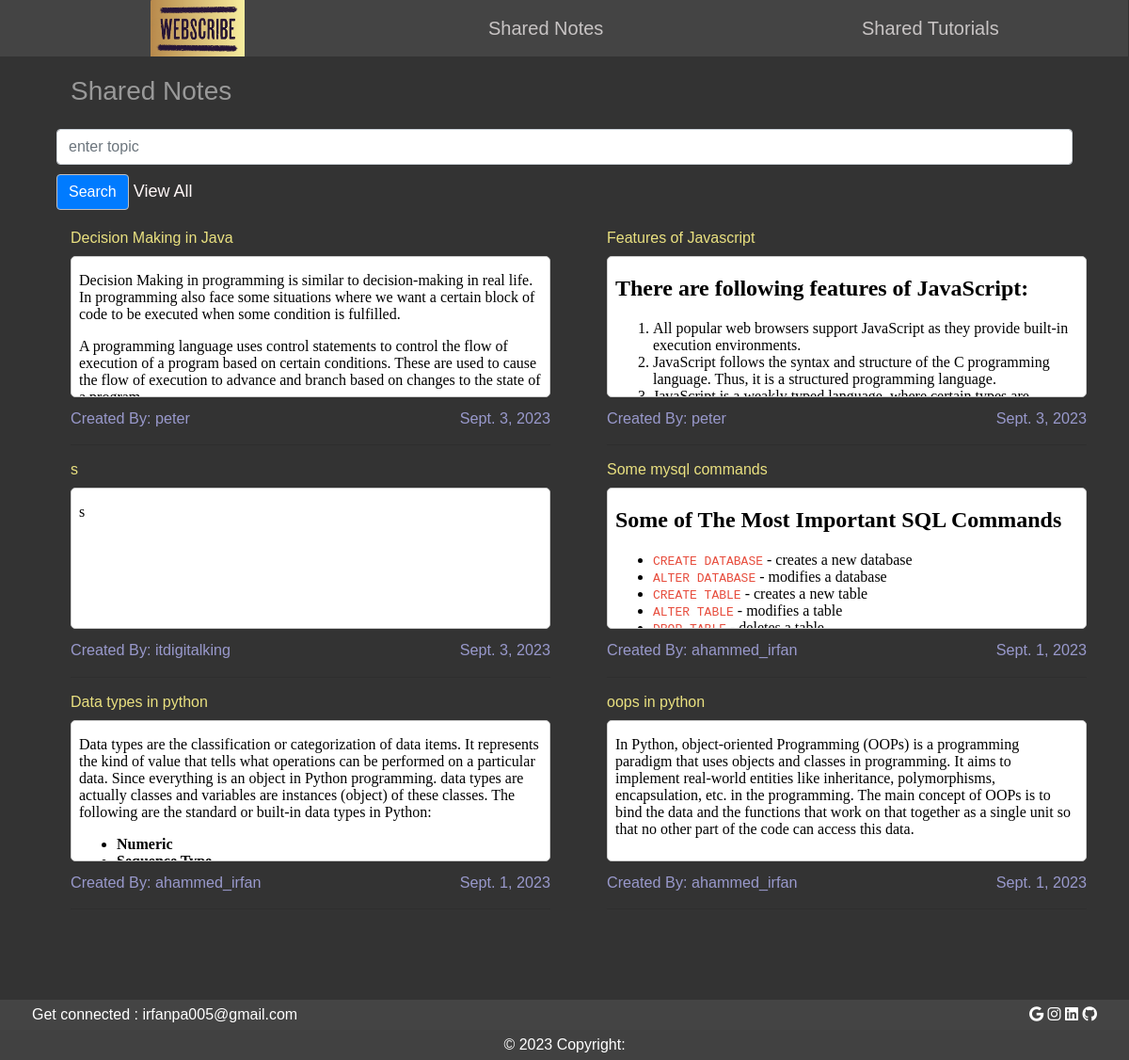
/shared_notes/, run on the app's committed database.
### notes/models.py (models this page shows, shortened)
class Note(models.Model):
    title = models.CharField(max_length=200)
    content = RichTextField()
    created_at = models.DateField(default=timezone.now)
    noteowner = models.ForeignKey(User, on_delete=models.SET_NULL,null=True,default=None, related_name='allNote')
    is_shared = models.BooleanField(default=False)

### userApp/models.py (models this page shows)
class User(AbstractUser):
    objects = CustomUserManager()
    def __str__(self):
        return self.username

### userApp/views.py (the view)
# urls.py: path('shared_notes/',views.shared_notes, name="sharedNotes"),
def shared_notes(request):
    search_keyword = request.POST.get('searchnote','')
    if request.method =='POST':
        if search_keyword:
            notes = Note.objects.filter(title__icontains = search_keyword).order_by('-created_at')
    else:
        notes = Note.objects.filter(is_shared=True).order_by('-created_at')
    paginator_n = Paginator(notes,10)
    page_no_n = request.GET.get('page')
    single_page_notes = paginator_n.get_page(page_no_n)
    return render(request, 'sharednotes.html',{'notes':single_page_notes,'search_keyword':search_keyword})

### templates/sharednotes.html (shortened to what this page needs)
{% extends 'indexbase.html' %}
{% load static %}
{% block extra_styles %}
    <link rel="stylesheet" href="{% static 'css/index.css' %}">
    <link rel="stylesheet" href="{% static 'css/shared_note_tut.css' %}">
{% endblock %}
{% block body %}
<main>
    <div class="container">
        <h3 class="tm-media-body">Shared Notes</h3>
        <div class="form-section">
            <form action="" method="POST">
                <input type="text" placeholder="enter topic" class="form-control" name="searchnote" required>
                <input type="submit" value="Search" class="btn btn-primary">
                <a href="{% url 'userApp:sharedNotes'%}">View All</a>
            </form>
        </div>
        <div class="row">
            {% if notes %}
            {% for note in notes %}
            <div class="col-lg-6">
                <div class="tm-media">
                    <div class="tm-media-body">
                        <h6><a href="{% url 'userApp:viewNote' note.pk %}" class="tm-text-title">{{note.title}}</a></h6>
                        <div id="iframe-container">
                            <iframe id="iframe-content" frameborder="0" srcdoc="{{note.content}}" style="padding: 0;"></iframe>
                            <a id="iframe-href" href="{% url 'userApp:viewNote' note.pk %}"></a>
                        </div>
                        <div class="tm-text-secondary tm-media-span tm-text-small">
                            <span class="tm-text-left">Created By: {{ note.noteowner }}</span>
                            <span class="tm-text-right">{{ note.created_at }}</span>
                        </div>
                        <hr class="tm-hr tm-mr">
                    </div>
                </div>
            </div>
            {% endfor %}
            {% else %}
            <p>0 results found for '{{search_keyword}}'</p>
            {% endif %}
        </div>
    </div>
</main>
{% endblock %}

### ProjectScribe/static/css/index.css (style rules this page uses)
* { box-sizing: border-box; }
html, body { overflow-x: hidden; }
body { font-family: 'Kumbh Sans', sans-serif; font-size: 18px; background-color: #333; color: #999; margin: 0; min-height: 100vh; }
a { color: #fff7f7; text-decoration: none; }
.tm-text-title { color: #eae180; text-decoration: none;white-space: nowrap;overflow: hidden; text-overflow: ellipsis;max-width: 200px; }
.tm-media { display: flex; align-items: flex-start; }
.tm-media-body { padding-left: 30px; width: 100%; text-overflow: ellipsis; overflow: hidden; white-space: nowrap; }
.tm-media-span { margin-bottom: 15px; display: flex; justify-content: space-between; }
.tm-text-left { float: left; }
.tm-text-right { float: right; }
#iframe-container { border: 1px solid #ccc; margin: 10px; width: 100%; height: 150px; background-color: #fff; margin-left: 0; border-radius: 5px; position: relative; }
#iframe-content { width: 100%; height: 100%; padding: 0; }
#iframe-href { position:absolute; top:0; left:0; display:inline-block; width:100%; height:150px; }
.tm-text-small { font-size: 0.9em; }
.tm-text-right { text-align: right; }
.tm-text-secondary { color: #9999CC; }
form { width: 100%; padding: 10px; }
form>input.btn-primary { border-color: rgb(194, 191, 191); }

### ProjectScribe/static/css/shared_note_tut.css (style rules this page uses)
* { box-sizing: border-box; }
html, body { overflow-x: hidden; }
body { font-family: 'Kumbh Sans', sans-serif; font-size: 18px; background-color: #333; color: #999; margin: 0; min-height: 100vh; }
main { min-height: 100vh; }
a { color: #fff7f7; text-decoration: none; }
.tm-text-title { color: #eae180; text-decoration: none;white-space: nowrap;overflow: hidden; text-overflow: ellipsis;max-width: 200px; }
.container { margin-top: 80px; }
.tm-media { display: flex; align-items: flex-start; }
.tm-media-body { padding-left: 30px; width: 100%; text-overflow: ellipsis; overflow: hidden; white-space: nowrap; }
.tm-media-span { margin-bottom: 15px; display: flex; justify-content: space-between; }
.tm-text-left { float: left; }
.tm-text-right { float: right; }
#iframe-container { border: 1px solid #ccc; margin: 10px; width: 100%; height: 150px; background-color: #fff; margin-left: 0; border-radius: 5px; position: relative; }
#iframe-content { width: 100%; height: 100%; padding: 0; }
#iframe-href { position:absolute; top:0; left:0; display:inline-block; width:100%; height:150px; }
.tm-text-small { font-size: 0.9em; }
.tm-text-right { text-align: right; }
.tm-text-secondary { color: #9999CC; }
form { width: 100%; padding: 10px; }
.form-section { margin: 5px 5px; }
form > input { margin: 5px 0; }

### data on the page
Note: title "Decision Making in Java", noteowner "peter", created_at "Sept. 3, 2…"
Note: title "Features of Javascript", noteowner "peter", created_at "Sept. 3, 2…"
Note: title "s", noteowner "itdigitalking", created_at "Sept. 3, 2…"
Note: title "Some mysql commands", noteowner "ahammed_irfan", created_at "Sept. 1, 2…"
Note: title "Data types in python", noteowner "ahammed_irfan", created_at "Sept. 1, 2…"
Note: title "oops in python", noteowner "ahammed_irfan", created_at "Sept. 1, 2…"
